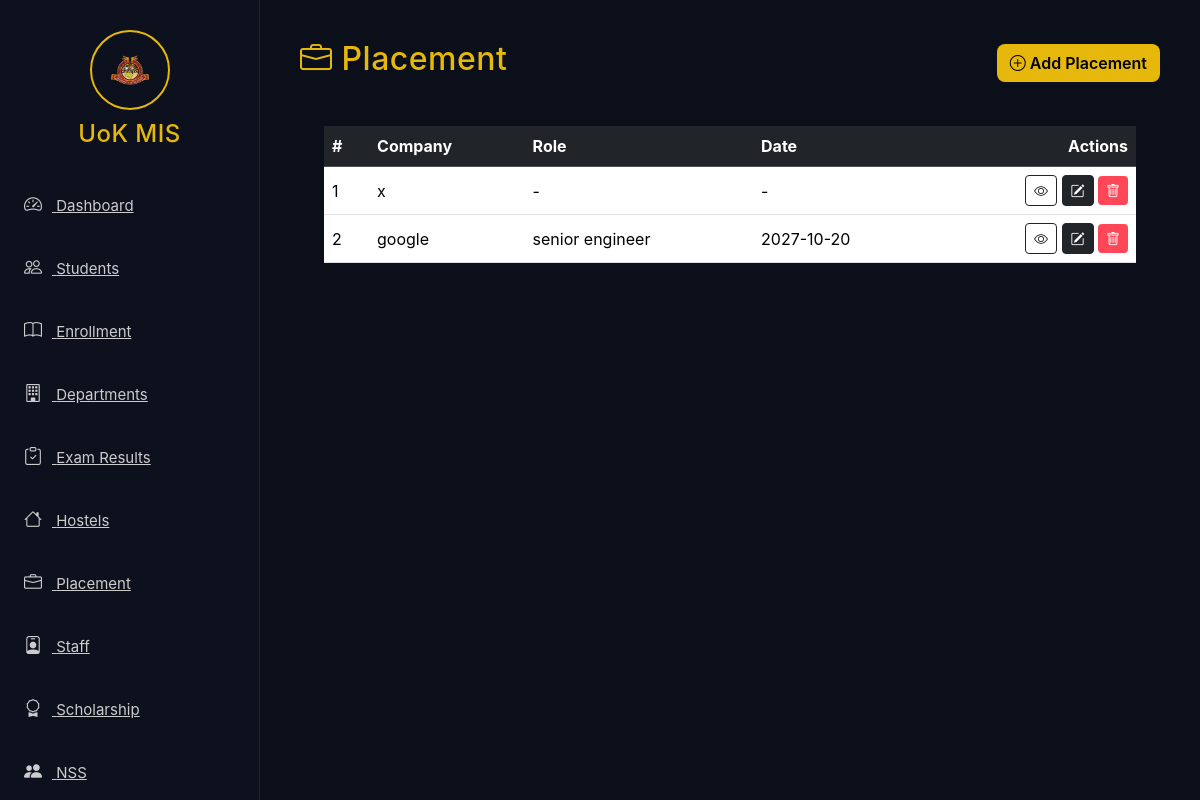
The page /placement on the database its author committed.
### app/models.py (models this page shows, shortened)
class Placement(db.Model):
    id = db.Column(db.Integer, primary_key=True)
    company = db.Column(db.String(200), nullable=False)
    role = db.Column(db.String(200))
    date = db.Column(db.String(50))
    details = db.Column(db.Text)
    created_at = db.Column(db.DateTime, default=datetime.utcnow)

### app/routes.py (the view)
@main.route("/placement")
def placement():
    placements = Placement.query.order_by(Placement.id.desc()).all()
    return render_template("placement/placement.html", placements=placements)

### app/templates/placement/placement.html
{% extends 'base.html' %}
{% block content %}
<div class="page-header d-flex justify-content-between align-items-center">
  <h2><i class="bi bi-briefcase"></i> Placement</h2>
  <a href="{{ url_for('main.add_placement') }}" class="btn btn-gold">
    <i class="bi bi-plus-circle"></i> Add Placement
  </a>
</div>
<div class="card-glow p-4 mt-3">
  <table class="table table-hover align-middle">
    <thead class="table-dark">
      <tr>
        <th>#</th>
        <th>Company</th>
        <th>Role</th>
        <th>Date</th>
        <th class="text-end">Actions</th>
      </tr>
    </thead>
    <tbody>
      {% for p in placements %}
      <tr>
        <td>{{ loop.index }}</td>
        <td>{{ p.company }}</td>
        <td>{{ p.role or '-' }}</td>
        <td>{{ p.date or '-' }}</td>
        <td class="text-end">
          <a href="{{ url_for('main.placement_profile', id=p.id) }}" class="btn btn-sm btn-outline-dark">
            <i class="bi bi-eye"></i>
          </a>
          <a href="{{ url_for('main.edit_placement', placement_id=p.id) }}" class="btn btn-sm btn-dark">
            <i class="bi bi-pencil-square"></i>
          </a>
          <a href="{{ url_for('main.delete_placement', placement_id=p.id) }}" class="btn btn-sm btn-danger">
            <i class="bi bi-trash"></i>
          </a>
        </td>
      </tr>
      {% else %}
      <tr><td colspan="6" class="text-center">No placement records yet.</td></tr>
      {% endfor %}
    </tbody>
  </table>
</div>
{% endblock %}

### app/static/css/style.css (style rules this page uses)
body { background: #0b0f19; color: #eee; font-family: "Inter", sans-serif; overflow-x: hidden; }
h1, h2, h3, h4, h5, h6 { color: #e5b80b; letter-spacing: 0.5px; }
.table { color: #eee; }
.table thead { background: #151b2e; }
.btn-danger { background: #ff4757; border: none; }
.btn-gold { background: #e5b80b; color: #000; border-radius: 8px; font-weight: 600; }

### rows shown on the page
Placement: company "x", role "-", date "-"
Placement: company "google", role "senior engineer", date "2027-10-20"
